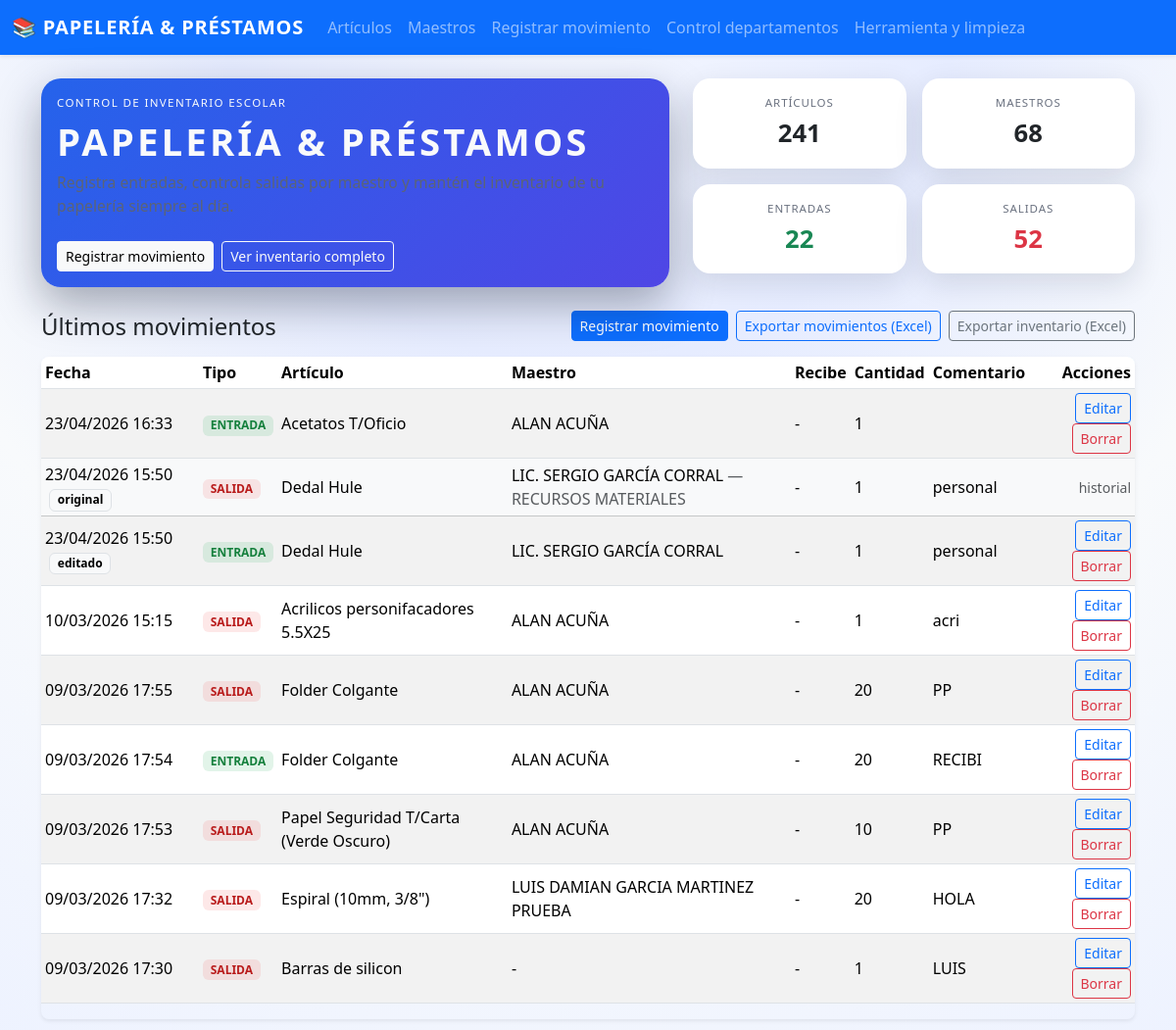
The app's page /, older data.
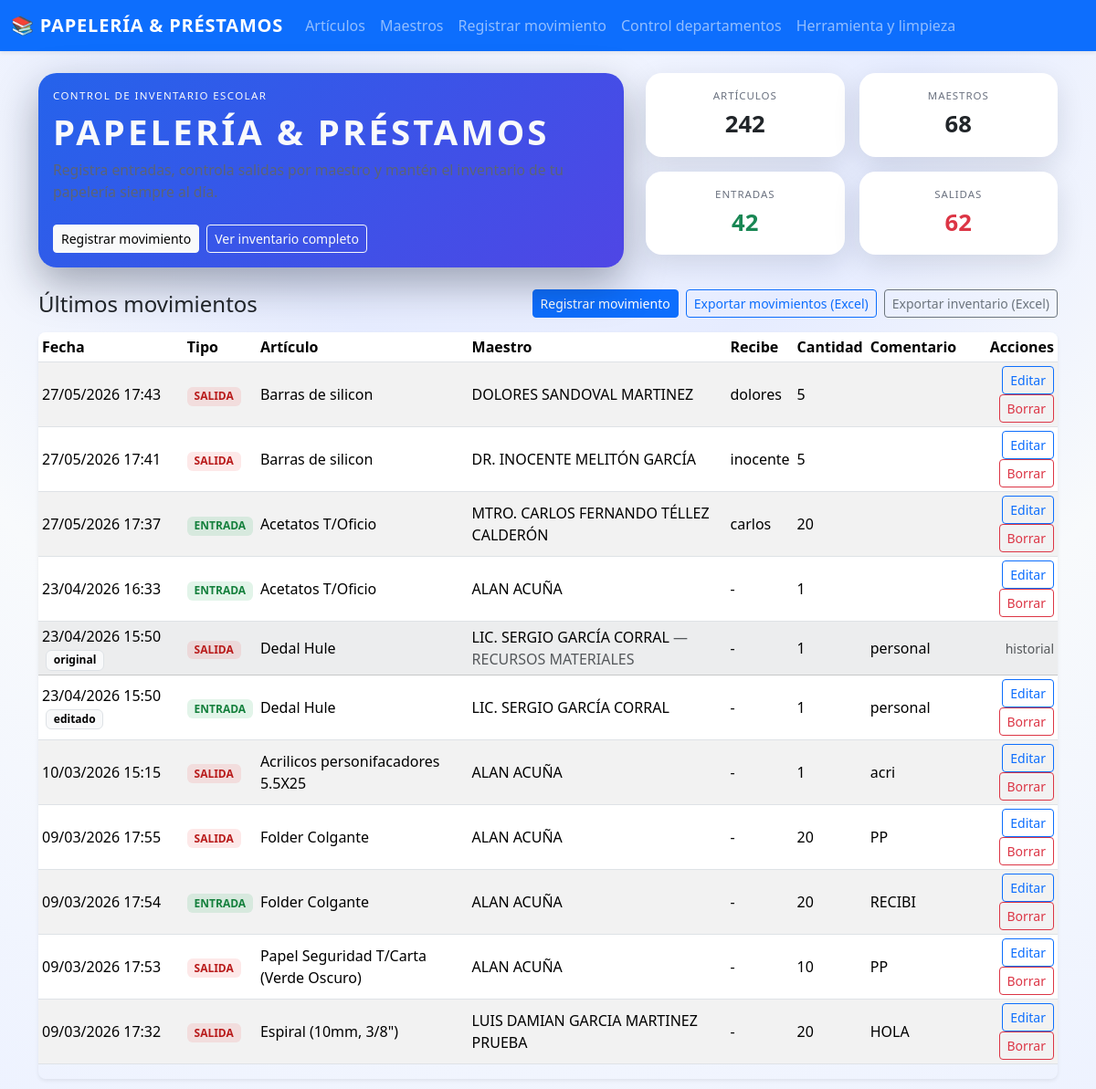
The same page, newer data.
### app.py (models this page shows, shortened)
class Movimiento(db.Model):
    id = db.Column(db.Integer, primary_key=True)
    tipo = db.Column(db.String(10), nullable=False)  # "ENTRADA" o "SALIDA"
    cantidad = db.Column(db.Integer, nullable=False)
    fecha = db.Column(db.DateTime, default=datetime.utcnow, nullable=False)
    fecha_editado = db.Column(db.DateTime, nullable=True)
    comentario = db.Column(db.String(255), nullable=True)
    persona_recibe = db.Column(db.String(150), nullable=True)
    sin_requisicion = db.Column(db.Boolean, default=False, nullable=False)
    articulo_id = db.Column(db.Integer, db.ForeignKey("articulo.id"), nullable=False)
    maestro_id = db.Column(db.Integer, db.ForeignKey("maestro.id"), nullable=True)
    original_tipo = db.Column(db.String(10), nullable=True)
    original_cantidad = db.Column(db.Integer, nullable=True)
    original_fecha = db.Column(db.DateTime, nullable=True)
    original_comentario = db.Column(db.String(255), nullable=True)
    original_articulo_id = db.Column(db.Integer, nullable=True)
    original_maestro_id = db.Column(db.Integer, nullable=True)
    original_articulo_nombre = db.Column(db.String(150), nullable=True)
    original_maestro_nombre = db.Column(db.String(120), nullable=True)
    original_maestro_area = db.Column(db.String(120), nullable=True)

class Articulo(db.Model):
    id = db.Column(db.Integer, primary_key=True)
    nombre = db.Column(db.String(150), nullable=False)
    codigo_interno = db.Column(db.String(50), unique=True, nullable=True)
    codigo_barras = db.Column(db.String(80), unique=True, nullable=True)
    unidad = db.Column(db.String(30), nullable=True)
    categoria = db.Column(db.String(80), nullable=True)
    marca = db.Column(db.String(80), nullable=True)
    stock_actual = db.Column(db.Integer, default=0, nullable=False)
    movimientos = db.relationship("Movimiento", backref="articulo", lazy=True)

class Maestro(db.Model):
    id = db.Column(db.Integer, primary_key=True)
    nombre = db.Column(db.String(120), nullable=False)
    clave = db.Column(db.String(50), unique=True, nullable=True)
    area = db.Column(db.String(120), nullable=True)
    movimientos = db.relationship("Movimiento", backref="maestro", lazy=True)

### app.py (the view)
@app.route("/")
def index():
    total_articulos = Articulo.query.count()
    total_maestros = Maestro.query.count()
    total_entradas = (
        db.session.query(db.func.coalesce(db.func.sum(Movimiento.cantidad), 0))
        .filter(Movimiento.tipo == "ENTRADA")
        .scalar()
    )
    total_salida = (
        db.session.query(db.func.coalesce(db.func.sum(Movimiento.cantidad), 0))
        .filter(Movimiento.tipo == "SALIDA")
        .scalar()
    )
    orden_fecha = db.func.coalesce(Movimiento.fecha_editado, Movimiento.fecha)
    ultimos_movimientos = Movimiento.query.order_by(orden_fecha.desc()).limit(10).all()
    articulos = Articulo.query.all()
    return render_template(
        "index.html",
        total_articulos=total_articulos,
        total_maestros=total_maestros,
        total_entradas=total_entradas,
        total_salida=total_salida,
        ultimos_movimientos=ultimos_movimientos,
        articulos=articulos  # 👈 IMPORTANTE
    )

### templates/index.html (shortened to what this page needs)
{% extends "base.html" %}
{% block content %}
<div class="row align-items-stretch mb-4 g-4">
  <div class="col-lg-7">
    <div class="card hero-card h-100">
      <div class="card-body d-flex flex-column justify-content-between">
        <div>
          <div class="hero-badge text-uppercase mb-2">Control de inventario escolar</div>
          <h1 class="app-title mb-2">Papelería &amp; Préstamos</h1>
          <p class="app-subtitle mb-3">
          </p>
        </div>
        <div class="d-flex flex-wrap gap-2 mt-2">
          <a href="{{ url_for('nuevo_movimiento') }}" class="btn btn-light btn-sm">
            Registrar movimiento
          </a>
          <a href="{{ url_for('listar_articulos') }}" class="btn btn-outline-light btn-sm">
            Ver inventario completo
          </a>
        </div>
      </div>
    </div>
  </div>
  <div class="col-lg-5">
    <div class="row g-3">
      <div class="col-6">
        <div class="card stats-card text-center">
          <div class="card-body">
            <div class="stats-label mb-1">Artículos</div>
            <div class="stats-value">{{ total_articulos }}</div>
          </div>
        </div>
      </div>
      <div class="col-6">
        <div class="card stats-card text-center">
          <div class="card-body">
            <div class="stats-label mb-1">Maestros</div>
            <div class="stats-value">{{ total_maestros }}</div>
          </div>
        </div>
      </div>
      <div class="col-6">
        <div class="card stats-card text-center">
          <div class="card-body">
            <div class="stats-label mb-1">Entradas</div>
            <div class="stats-value text-success">{{ total_entradas }}</div>
          </div>
        </div>
      </div>
      <div class="col-6">
        <div class="card stats-card text-center">
          <div class="card-body">
            <div class="stats-label mb-1">Salidas</div>
            <div class="stats-value text-danger">{{ total_salida }}</div>
          </div>
        </div>
      </div>
    </div>
  </div>
</div>
<div class="d-flex justify-content-between align-items-center mb-3">
  <h4 class="mb-0">Últimos movimientos</h4>
  <div class="d-flex gap-2 flex-wrap">
    <a href="{{ url_for('nuevo_movimiento') }}" class="btn btn-primary btn-sm">
      Registrar movimiento
    </a>
    <a href="{{ url_for('export_movimientos') }}" class="btn btn-outline-primary btn-sm">
      Exportar movimientos (Excel)
    </a>
    <a href="{{ url_for('export_inventario') }}" class="btn btn-outline-secondary btn-sm">
      Exportar inventario (Excel)
    </a>
  </div>
</div>
<div class="table-responsive shadow-sm rounded-3">
  <table class="table table-striped table-sm align-middle">
    <thead>
      <tr>
        <th>Fecha</th>
        <th>Tipo</th>
        <th>Artículo</th>
        <th>Maestro</th>
        <th>Recibe</th>
        <th>Cantidad</th>
        <th>Comentario</th>
        <th class="text-end">Acciones</th>
      </tr>
    </thead>
    <tbody>
      {% for m in ultimos_movimientos %}
      {% if m.original_fecha %}
      <tr class="table-light">
        <td>
          {{ m.original_fecha.strftime("%d/%m/%Y %H:%M") }}
          <span class="badge text-bg-light border ms-1">original</span>
        </td>
        <td>
          {% if m.original_tipo == 'ENTRADA' %}
          <span class="badge badge-entrada">{{ m.original_tipo }}</span>
          {% else %}
          <span class="badge badge-salida">{{ m.original_tipo }}</span>
          {% endif %}
        </td>
        <td>{{ m.original_articulo_nombre or "-" }}</td>
        <td>
          {{ m.original_maestro_nombre or "-" }}
          {% if m.original_maestro_area %}<span class="text-muted"> — {{ m.original_maestro_area }}</span>{% endif %}
        </td>
        <td>-</td>
        <td>{{ m.original_cantidad }}</td>
        <td>{{ m.original_comentario or "" }}</td>
        <td class="text-end">
          <span class="text-muted small">historial</span>
        </td>
      </tr>
      {% endif %}
      <tr>
        <td>
          {{ m.fecha.strftime("%d/%m/%Y %H:%M") }}
          {% if m.fecha_editado %}
          <span class="badge text-bg-light border ms-1">editado</span>
          {% endif %}
        </td>
        <td>
          {% if m.tipo == 'ENTRADA' %}
          <span class="badge badge-entrada">{{ m.tipo }}</span>
          {% else %}
          <span class="badge badge-salida">{{ m.tipo }}</span>
          {% endif %}
        </td>
        <td>{{ m.articulo.nombre }}</td>
        <td>{{ m.maestro.nombre if m.maestro else "-" }}</td>
        <td>{{ m.persona_recibe or "-" }}</td>
        <td>{{ m.cantidad }}</td>
        <td>{{ m.comentario or "" }}</td>
        <td class="text-end">
          <a
            href="{{ url_for('editar_movimiento', movimiento_id=m.id) }}"
            class="btn btn-sm btn-outline-primary"
          >
            Editar
          </a>
          <form
            method="post"
            action="{{ url_for('borrar_movimiento', movimiento_id=m.id) }}"
            class="d-inline"
            onsubmit="return confirm('¿Seguro que quieres borrar este movimiento? Esto ajustará el stock.')"
          >
            <button type="submit" class="btn btn-sm btn-outline-danger">Borrar</button>
          </form>
        </td>
      </tr>
      {% else %}
      <tr>
        <td colspan="8" class="text-center text-muted">
          Aún no hay movimientos registrados.
        </td>
      </tr>
      {% endfor %}
    </tbody>
  </table>
</div>
{% endblock %}

### templates/base.html (shortened to what this page needs)
<!doctype html>
<html lang="es">
  <head>
    <link
      href="https://cdn.jsdelivr.net/npm/bootstrap@5.3.3/dist/css/bootstrap.min.css"
      rel="stylesheet"
    />
  </head>
  <body>
    <nav class="navbar navbar-expand-lg navbar-dark bg-primary shadow-sm mb-4">
      <div class="container-fluid">
        <a class="navbar-brand" href="{{ url_for('index') }}">
          📚 Papelería &amp; Préstamos
        </a>
        <div class="collapse navbar-collapse" id="navbarNav">
          <ul class="navbar-nav me-auto">
            <li class="nav-item">
              <a class="nav-link" href="{{ url_for('listar_articulos') }}">Artículos</a>
            </li>
            <li class="nav-item">
              <a class="nav-link" href="{{ url_for('listar_maestros') }}">Maestros</a>
            </li>
            <li class="nav-item">
              <a class="nav-link" href="{{ url_for('nuevo_movimiento') }}"
                >Registrar movimiento</a
              >
            </li>
            <li class="nav-item">
              <a class="nav-link" href="{{ url_for('control_departamentos') }}">
                Control departamentos
              </a>
            </li>
            <li class="nav-item">
              <a class="nav-link" href="{{ url_for('herramientas_limpieza') }}">
                Herramienta y limpieza
              </a>
            </li>
          </ul>
        </div>
      </div>
    </nav>
    <main class="container mb-5">
      {% block content %}{% endblock %}
    </main>
  </body>
</html>

### templates/base.html (style rules this page uses)
body { background: radial-gradient(circle at top, #f4f7ff 0, #e6ecff 30%, #f8fafc 60%, #edf2ff 100%); min-height: 100vh; font-family: system-ui, -apple-system, BlinkMacSystemFont, "Segoe UI", sans-serif; }
.navbar-brand { font-weight: 700; letter-spacing: 0.04em; text-transform: uppercase; }
.app-title { font-size: 2.4rem; font-weight: 800; letter-spacing: 0.08em; text-transform: uppercase; }
.app-subtitle { font-size: 0.98rem; color: #5b6476; }
.hero-card { border-radius: 1.25rem; border: none; background: linear-gradient(135deg, #2563eb, #4f46e5); color: #f9fafb; box-shadow: 0 18px 45px rgba(15, 23, 42, 0.35); }
.hero-badge { text-transform: uppercase; letter-spacing: 0.12em; font-size: 0.72rem; }
.stats-card { border-radius: 1.1rem; border: none; box-shadow: 0 10px 30px rgba(15, 23, 42, 0.12); }
.stats-label { text-transform: uppercase; letter-spacing: 0.08em; font-size: 0.72rem; color: #6b7280; }
.stats-value { font-weight: 700; font-size: 1.6rem; }
.table { background-color: #ffffff; }
.table thead { background: linear-gradient(90deg, #eef2ff, #e0f2fe); }
.badge-entrada { background: rgba(22, 163, 74, 0.12); color: #15803d; }
.badge-salida { background: rgba(239, 68, 68, 0.12); color: #b91c1c; }

Row changes from the older to the newer data that the page shows:
no longer on this page (row unchanged): Movimiento: fecha "09/03/2026 17:30", tipo "SALIDA", articulo.nombre "Barras de silicon", maestro "-", persona_recibe "-", cantidad "1", comentario "LUIS"
added Movimiento: fecha "27/05/2026 17:43", tipo "SALIDA", articulo.nombre "Barras de silicon", maestro "DOLORES SANDOVAL MARTINEZ", persona_recibe "dolores", cantidad "5"
added Movimiento: fecha "27/05/2026 17:41", tipo "SALIDA", articulo.nombre "Barras de silicon", maestro "DR. INOCENTE MELITÓN GARCÍA", persona_recibe "inocente", cantidad "5"
added Movimiento: fecha "27/05/2026 17:37", tipo "ENTRADA", articulo.nombre "Acetatos T/Oficio", maestro "MTRO. CARLOS FERNANDO TÉLLEZ CALDERÓN", persona_recibe "carlos", cantidad "20"
Text that changed along with them:
{{ total_articulos }}: "241" → "242"
{{ total_entradas }}: "22" → "42"
{{ total_salida }}: "52" → "62"
